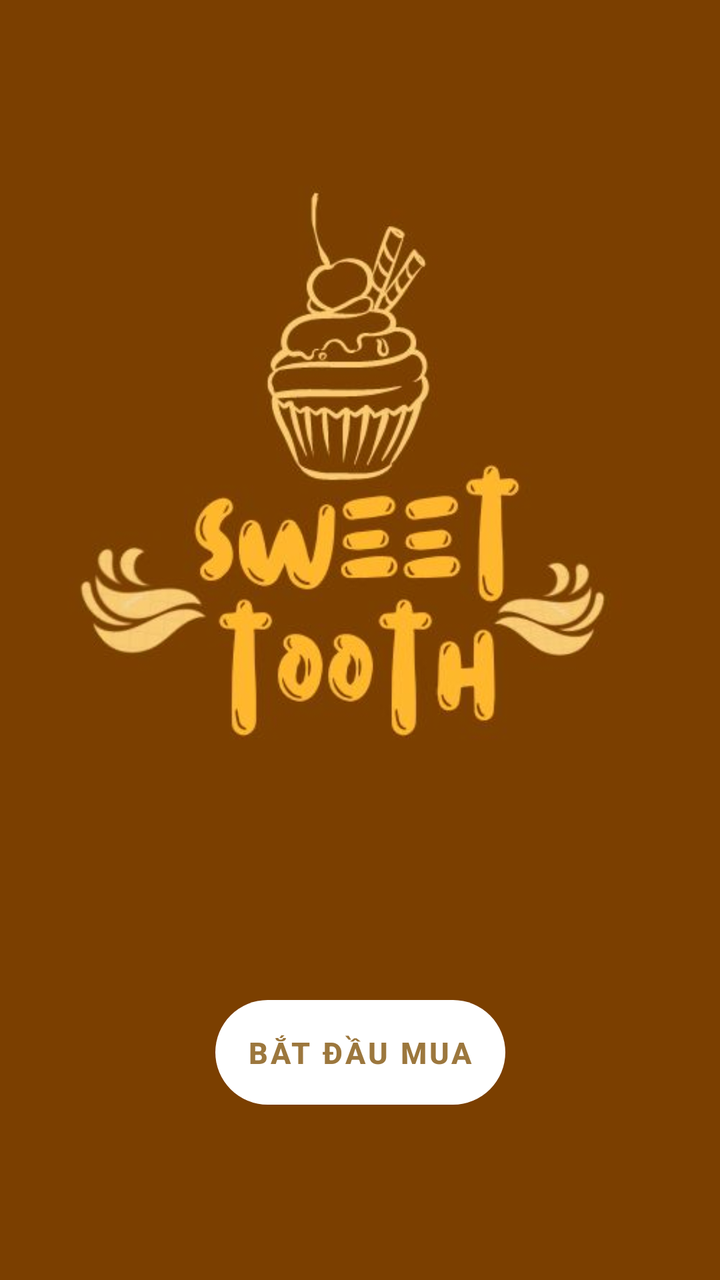
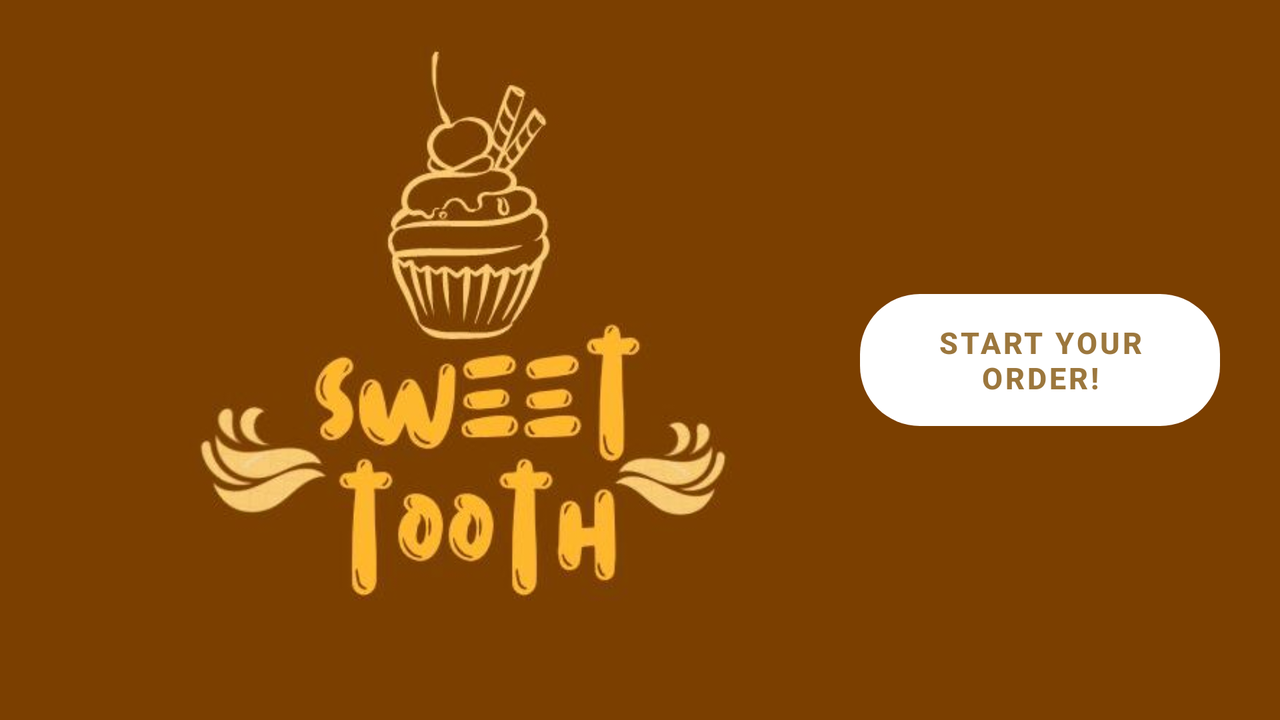

One screen, two layout resources from the same app: the default and the repository's alternative for another configuration. Each is rendered where Android would select it; the XML of both is given below.
<!-- AndroidManifest.xml: application theme Theme.COMP2008_Assignment1 -->
<!-- res/layout/activity_main.xml -->
<?xml version="1.0" encoding="utf-8"?>
<androidx.constraintlayout.widget.ConstraintLayout
    xmlns:android="http://schemas.android.com/apk/res/android"
    xmlns:app="http://schemas.android.com/apk/res-auto"
    xmlns:tools="http://schemas.android.com/tools"
    android:layout_width="match_parent"
    android:layout_height="match_parent"
    android:background="#7B3F00"
    tools:context=".MainActivity">

    <ImageView
        android:id="@+id/appLogo"
        android:layout_width="match_parent"
        android:layout_height="wrap_content"
        android:background="#7B3F00"
        app:layout_constraintEnd_toEndOf="parent"
        app:layout_constraintStart_toStartOf="parent"
        app:layout_constraintTop_toTopOf="parent"
        app:srcCompat="@drawable/app_logo" />

    <Button
        android:id="@+id/startButton"
        android:layout_width="wrap_content"
        android:layout_height="wrap_content"
        android:background="@drawable/rectangle"
        app:backgroundTint="#FFFFFF"
        android:paddingTop="10dp"
        android:paddingBottom="10dp"
        android:text="Bắt đầu mua"
        android:textColor="#9C773D"
        android:textSize="15sp"
        android:textStyle="bold"
        app:layout_constraintEnd_toEndOf="parent"
        app:layout_constraintStart_toStartOf="parent"
        app:layout_constraintTop_toBottomOf="@id/appLogo" />

</androidx.constraintlayout.widget.ConstraintLayout>
<!-- resources referenced by this layout -->
<resources>
  <!-- drawable app_logo: jpg bitmap (drawable, 21057 bytes) -->
  <!-- drawable rectangle (drawable) -->
  <?xml version="1.0" encoding="utf-8"?>
      <selector xmlns:android="http://schemas.android.com/apk/res/android">
          <item>
              <shape android:shape="rectangle">
                  <corners android:radius= "30dp"/>
              </shape>
          </item>
  </selector>
  <style name="Theme.COMP2008_Assignment1" parent="Theme.MaterialComponents.DayNight.DarkActionBar">
          
          <item name="colorPrimary">@color/purple_500</item>
          <item name="colorPrimaryVariant">@color/purple_700</item>
          <item name="colorOnPrimary">@color/white</item>
          
          <item name="colorSecondary">@color/teal_200</item>
          <item name="colorSecondaryVariant">@color/teal_700</item>
          <item name="colorOnSecondary">@color/black</item>
          
          <item name="android:statusBarColor" tools:targetApi="l">?attr/colorPrimaryVariant</item>
          
      </style>
  <color name="purple_500">#FF6200EE</color>
  <color name="purple_700">#FF3700B3</color>
  <color name="white">#FFFFFFFF</color>
  <color name="teal_200">#FF03DAC5</color>
  <color name="teal_700">#FF018786</color>
  <color name="black">#FF000000</color>
</resources>
<!-- res/layout-land/activity_main.xml (the repository's variant of the layout above) -->
<!-- drawn on the phone turned sideways -->
<?xml version="1.0" encoding="utf-8"?>
<androidx.constraintlayout.widget.ConstraintLayout
    xmlns:android="http://schemas.android.com/apk/res/android"
    xmlns:app="http://schemas.android.com/apk/res-auto"
    xmlns:tools="http://schemas.android.com/tools"
    android:layout_width="match_parent"
    android:layout_height="match_parent"
    android:background="#7B3F00"
    tools:context=".MainActivity">

    <LinearLayout
        android:layout_width="match_parent"
        android:layout_height="match_parent"
        android:orientation="horizontal"
        app:layout_constraintEnd_toEndOf="parent"
        app:layout_constraintStart_toStartOf="parent"
        app:layout_constraintTop_toTopOf="parent"
        app:layout_constraintBottom_toBottomOf="parent" >

        <ImageView
            android:id="@+id/appLogo"
            android:layout_width="wrap_content"
            android:layout_height="match_parent"
            android:background="#7B3F00"
            app:layout_constraintEnd_toEndOf="parent"
            app:layout_constraintStart_toStartOf="parent"
            app:layout_constraintTop_toTopOf="parent"
            app:srcCompat="@drawable/app_logo_trimmed" />

        <Button
            android:id="@+id/startButton"
            android:layout_width="wrap_content"
            android:layout_height="wrap_content"
            android:layout_gravity="center_vertical"
            android:background="@drawable/rectangle"
            app:backgroundTint="#FFFFFF"
            android:paddingTop="8dp"
            android:paddingBottom="8dp"
            android:layout_marginEnd="30dp"
            android:text="Start Your Order!"
            android:textColor="#9C773D"
            android:textSize="15sp"
            android:textStyle="bold" />

    </LinearLayout>

</androidx.constraintlayout.widget.ConstraintLayout>
<!-- resources referenced by the variant -->
<!-- as the phone turned sideways resolves them -->
<resources>
  <!-- drawable app_logo_trimmed: jpg bitmap (drawable, 19249 bytes) -->
  <!-- drawable rectangle (drawable) -->
  <?xml version="1.0" encoding="utf-8"?>
      <selector xmlns:android="http://schemas.android.com/apk/res/android">
          <item>
              <shape android:shape="rectangle">
                  <corners android:radius= "30dp"/>
              </shape>
          </item>
  </selector>
  <style name="Theme.COMP2008_Assignment1" parent="Theme.MaterialComponents.DayNight.DarkActionBar">
          
          <item name="colorPrimary">@color/purple_500</item>
          <item name="colorPrimaryVariant">@color/purple_700</item>
          <item name="colorOnPrimary">@color/white</item>
          
          <item name="colorSecondary">@color/teal_200</item>
          <item name="colorSecondaryVariant">@color/teal_700</item>
          <item name="colorOnSecondary">@color/black</item>
          
          <item name="android:statusBarColor" tools:targetApi="l">?attr/colorPrimaryVariant</item>
          
      </style>
  <color name="purple_500">#FF6200EE</color>
  <color name="purple_700">#FF3700B3</color>
  <color name="white">#FFFFFFFF</color>
  <color name="teal_200">#FF03DAC5</color>
  <color name="teal_700">#FF018786</color>
  <color name="black">#FF000000</color>
</resources>
